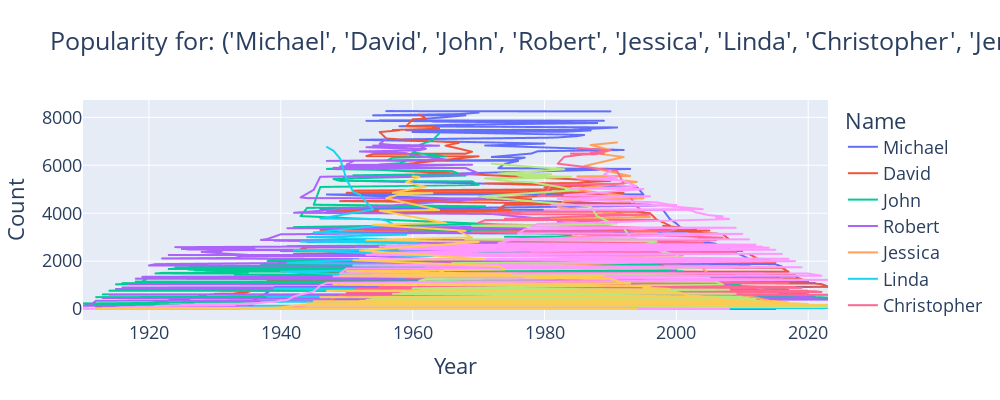

The cell this chart's notebook holds for it:
### Code cell
plot_name(*top10)

### Figure 1 — Plotly figure (JSON) as saved in the notebook; plotly's stock layout.template omitted (floating-point values rounded to 4 significant figures; data arrays with more than 128 entries replaced by an {"elided": "..."} marker saying what was removed)
{"data": [{"hovertemplate": "Name=Michael<br>Year=%{x}<br>Count=%{y}<extra></extra>", "legendgroup": "Michael", "line": {"color": "#636efa", "dash": "solid"}, "marker": {"symbol": "circle"}, "mode": "lines", "name": "Michael", "showlegend": true, "type": "scattergl", "x": {"elided": "184 int values"}, "xaxis": "x", "y": {"elided": "184 int values"}, "yaxis": "y"}, {"hovertemplate": "Name=David<br>Year=%{x}<br>Count=%{y}<extra></extra>", "legendgroup": "David", "line": {"color": "#EF553B", "dash": "solid"}, "marker": {"symbol": "circle"}, "mode": "lines", "name": "David", "showlegend": true, "type": "scattergl", "x": {"elided": "179 int values"}, "xaxis": "x", "y": {"elided": "179 int values"}, "yaxis": "y"}, {"hovertemplate": "Name=John<br>Year=%{x}<br>Count=%{y}<extra></extra>", "legendgroup": "John", "line": {"color": "#00cc96", "dash": "solid"}, "marker": {"symbol": "circle"}, "mode": "lines", "name": "John", "showlegend": true, "type": "scattergl", "x": {"elided": "186 int values"}, "xaxis": "x", "y": {"elided": "186 int values"}, "yaxis": "y"}, {"hovertemplate": "Name=Robert<br>Year=%{x}<br>Count=%{y}<extra></extra>", "legendgroup": "Robert", "line": {"color": "#ab63fa", "dash": "solid"}, "marker": {"symbol": "circle"}, "mode": "lines", "name": "Robert", "showlegend": true, "type": "scattergl", "x": {"elided": "187 int values"}, "xaxis": "x", "y": {"elided": "187 int values"}, "yaxis": "y"}, {"hovertemplate": "Name=Jessica<br>Year=%{x}<br>Count=%{y}<extra></extra>", "legendgroup": "Jessica", "line": {"color": "#FFA15A", "dash": "solid"}, "marker": {"symbol": "circle"}, "mode": "lines", "name": "Jessica", "showlegend": true, "type": "scattergl", "x": [1991, 1987, 1990, 1989, 1988, 1992, 1986, 1993, 1985, 1994, 1984, 1995, 1983, 1982, 1996, 1981, 1997, 1980, 1998, 1979, 1999, 2000, 1978, 2001, 1977, 2002, 1976, 2003, 2004, 2005, 1975, 2006, 1974, 2007, 2008, 1973, 2009, 1972, 2010, 1971, 1970, 2011, 2012, 2013, 2014, 1969, 2015, 2016, 2017, 1968, 1967, 2018, 1965, 2019, 1966, 1964, 1963, 2020, 1962, 2021, 2022, 2023, 1961, 1960, 1958, 1957, 1956, 1954, 1952, 1953, 1959, 1949, 1987, 1991, 1947, 1993, 1992, 1951, 1955, 1948, 1985, 1989, 1950, 1988, 1986, 1990, 1994, 1946, 1984, 1983, 1982, 1995, 1997, 1981, 1980, 1944, 1996, 1979, 1975, 1939, 1945, 1940, 1977, 1942, 2000, 1998, 1978, 1938, 2001, 1941, 1943, 1974, 1937], "xaxis": "x", "y": [6951, 6847, 6633, 6541, 6495, 6343, 5965, 5552, 5536, 5308, 5009, 4622, 4508, 4252, 3839, 3744, 3218, 2928, 2847, 2542, 2511, 2485, 2418, 2244, 2227, 2006, 1794, 1762, 1710, 1422, 1300, 1264, 1129, 1028, 853, 783, 720, 699, 633, 591, 550, 524, 481, 421, 362, 355, 339, 300, 273, 273, 233, 214, 214, 212, 206, 170, 168, 162, 120, 107, 97, 96, 85, 82, 57, 57, 55, 53, 52, 52, 51, 51, 46, 45, 44, 44, 42, 42, 42, 42, 41, 39, 37, 37, 36, 36, 34, 30, 26, 25, 25, 21, 17, 16, 12, 12, 11, 11, 10, 9, 8, 7, 7, 7, 7, 7, 6, 6, 6, 5, 5, 5, 5], "yaxis": "y"}, {"hovertemplate": "Name=Linda<br>Year=%{x}<br>Count=%{y}<extra></extra>", "legendgroup": "Linda", "line": {"color": "#19d3f3", "dash": "solid"}, "marker": {"symbol": "circle"}, "mode": "lines", "name": "Linda", "showlegend": true, "type": "scattergl", "x": {"elided": "145 int values"}, "xaxis": "x", "y": {"elided": "145 int values"}, "yaxis": "y"}, {"hovertemplate": "Name=Christopher<br>Year=%{x}<br>Count=%{y}<extra></extra>", "legendgroup": "Christopher", "line": {"color": "#FF6692", "dash": "solid"}, "marker": {"symbol": "circle"}, "mode": "lines", "name": "Christopher", "showlegend": true, "type": "scattergl", "x": {"elided": "157 int values"}, "xaxis": "x", "y": {"elided": "157 int values"}, "yaxis": "y"}, {"hovertemplate": "Name=Jennifer<br>Year=%{x}<br>Count=%{y}<extra></extra>", "legendgroup": "Jennifer", "line": {"color": "#B6E880", "dash": "solid"}, "marker": {"symbol": "circle"}, "mode": "lines", "name": "Jennifer", "showlegend": true, "type": "scattergl", "x": [1972, 1983, 1982, 1974, 1973, 1981, 1980, 1976, 1977, 1984, 1979, 1971, 1975, 1978, 1985, 1970, 1986, 1987, 1988, 1990, 1991, 1989, 1969, 1992, 1993, 1994, 1968, 1997, 1995, 1999, 1998, 1996, 2000, 2001, 2002, 1966, 1967, 2003, 1965, 1964, 2004, 1963, 2005, 1962, 1961, 2006, 2007, 1960, 2008, 1958, 1959, 2009, 1957, 2010, 1956, 2011, 1955, 2012, 1954, 1953, 2013, 1952, 2014, 1951, 1950, 2015, 2016, 1949, 2017, 2018, 1947, 1948, 1946, 2019, 2020, 2022, 1945, 2021, 2023, 1944, 1943, 1991, 1989, 1983, 1984, 1990, 1980, 1978, 1993, 1992, 1941, 1987, 1995, 1988, 1942, 1971, 1975, 1973, 1986, 1996, 1985, 1981, 1982, 1994, 1972, 1974, 1997, 1977, 1976, 1940, 1999, 1970, 1998, 2000, 1969, 1979, 1961, 2001, 2002, 1939, 1954, 1967, 1934, 1938, 1965], "xaxis": "x", "y": [6065, 5831, 5813, 5673, 5649, 5628, 5612, 5569, 5543, 5521, 5461, 5456, 5323, 5295, 4965, 4696, 4306, 4285, 3875, 3610, 3579, 3529, 3477, 3382, 3003, 2940, 2908, 2817, 2696, 2675, 2561, 2529, 2265, 2027, 1987, 1919, 1902, 1699, 1649, 1516, 1485, 1385, 1297, 1256, 1174, 1144, 1035, 869, 808, 739, 707, 641, 635, 515, 509, 474, 440, 421, 412, 384, 354, 350, 286, 284, 247, 243, 239, 233, 226, 168, 163, 159, 147, 145, 141, 115, 99, 91, 88, 80, 30, 30, 29, 29, 27, 27, 25, 24, 24, 24, 24, 23, 23, 22, 22, 20, 19, 19, 19, 18, 18, 18, 18, 17, 16, 16, 15, 15, 13, 13, 12, 11, 10, 10, 9, 9, 8, 8, 7, 6, 5, 5, 5, 5, 5], "yaxis": "y"}, {"hovertemplate": "Name=Daniel<br>Year=%{x}<br>Count=%{y}<extra></extra>", "legendgroup": "Daniel", "line": {"color": "#FF97FF", "dash": "solid"}, "marker": {"symbol": "circle"}, "mode": "lines", "name": "Daniel", "showlegend": true, "type": "scattergl", "x": {"elided": "161 int values"}, "xaxis": "x", "y": {"elided": "161 int values"}, "yaxis": "y"}, {"hovertemplate": "Name=Mark<br>Year=%{x}<br>Count=%{y}<extra></extra>", "legendgroup": "Mark", "line": {"color": "#FECB52", "dash": "solid"}, "marker": {"symbol": "circle"}, "mode": "lines", "name": "Mark", "showlegend": true, "type": "scattergl", "x": {"elided": "150 int values"}, "xaxis": "x", "y": {"elided": "150 int values"}, "yaxis": "y"}], "layout": {"autosize": false, "font": {"size": 18}, "height": 400, "legend": {"title": {"text": "Name"}, "tracegroupgap": 0}, "title": {"text": "Popularity for: ('Michael', 'David', 'John', 'Robert', 'Jessica', 'Linda', 'Christopher', 'Jennifer', 'Daniel', 'Mark')"}, "width": 1000, "xaxis": {"anchor": "y", "domain": [0, 1], "title": {"text": "Year"}}, "yaxis": {"anchor": "x", "domain": [0, 1], "title": {"text": "Count"}}}}
